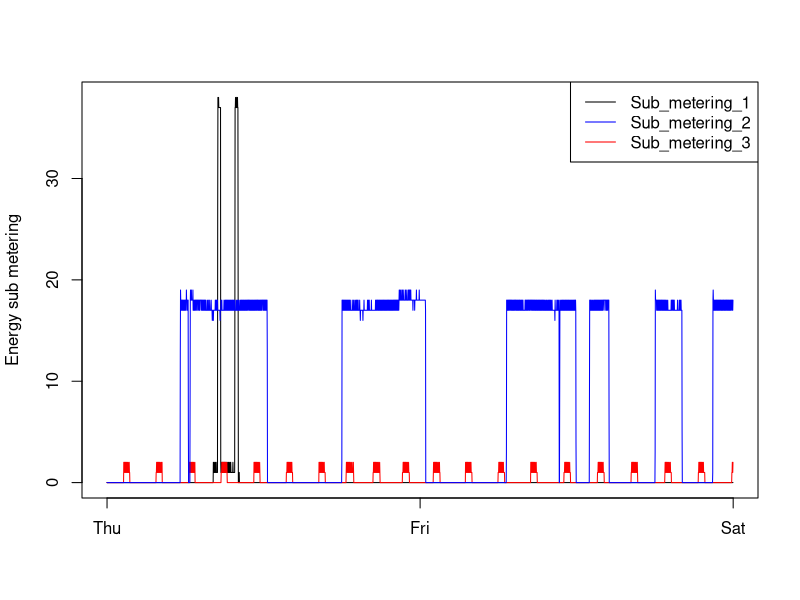

Source code (R):
library(lubridate)

#Read data (already a subset - the subset created by subset_data.R in advance)
data <- read.csv("household_power_consumption_subset.txt", 
                 sep=";", 
                 stringsAsFactors=FALSE)

#Create PNG device
png(file = "plot3.png", width = 480, height = 480, bg = "transparent")

#Create plot
plot(data$Sub_metering_1, 
     type = "l", 
     xlab = "", 
     ylab = "Energy sub metering", 
     xaxt = "n")
lines(data$Sub_metering_2, col = "red")
lines(data$Sub_metering_3, col = "blue")

#Draw legend
legend("topright", 
       lwd = 1,
       col = c("black", "blue", "red"), 
       legend = c("Sub_metering_1", "Sub_metering_2", "Sub_metering_3"))

#Draw x-axis
thu = 1
fri = match("Fri", wday(data$Date, label = TRUE))
sat = nrow(data) + 1
axis(1, at = c(thu, fri, sat), labels = c("Thu", "Fri", "Sat"))

#Close PNG device
dev.off()